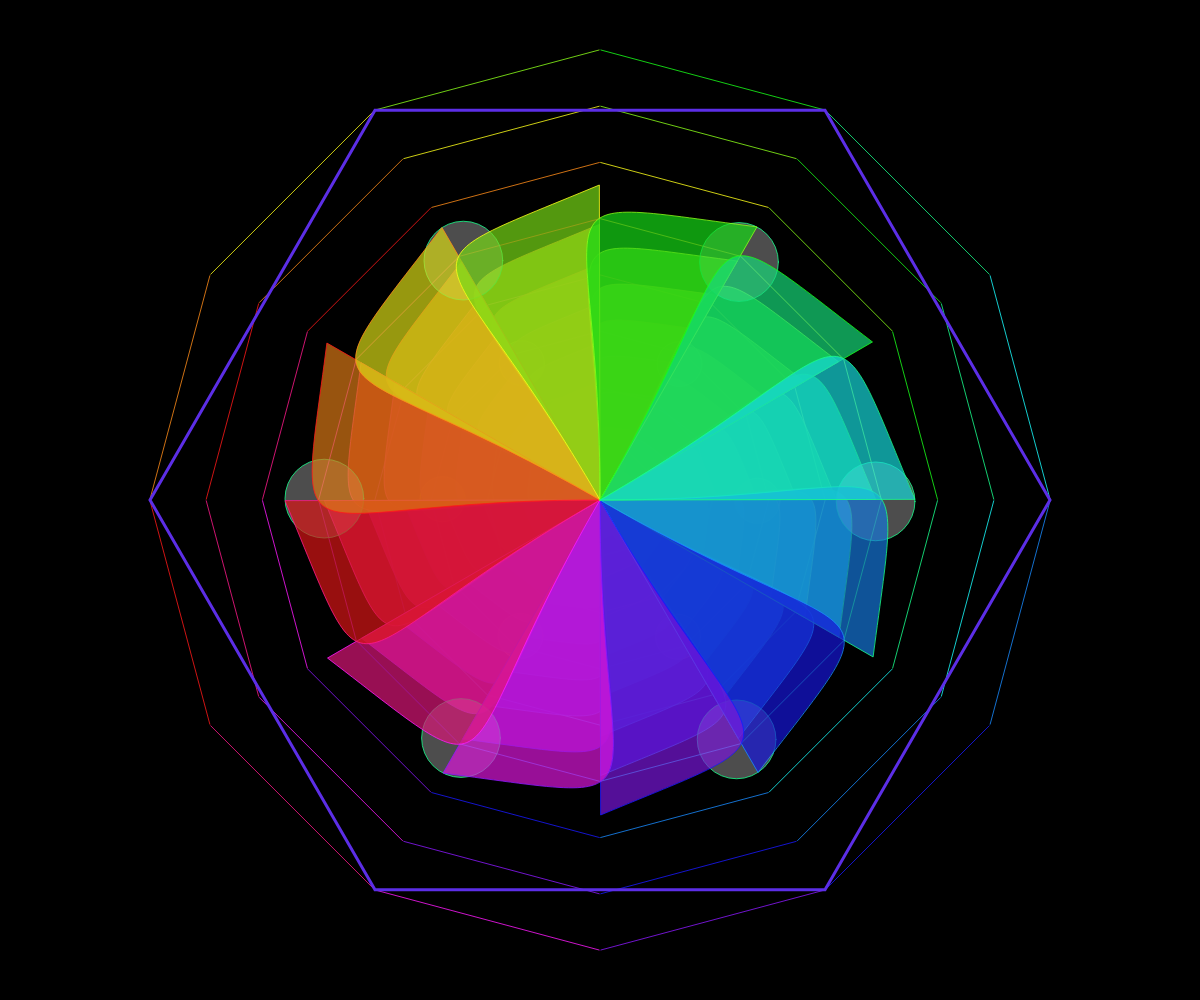
Frame 1 (no input)
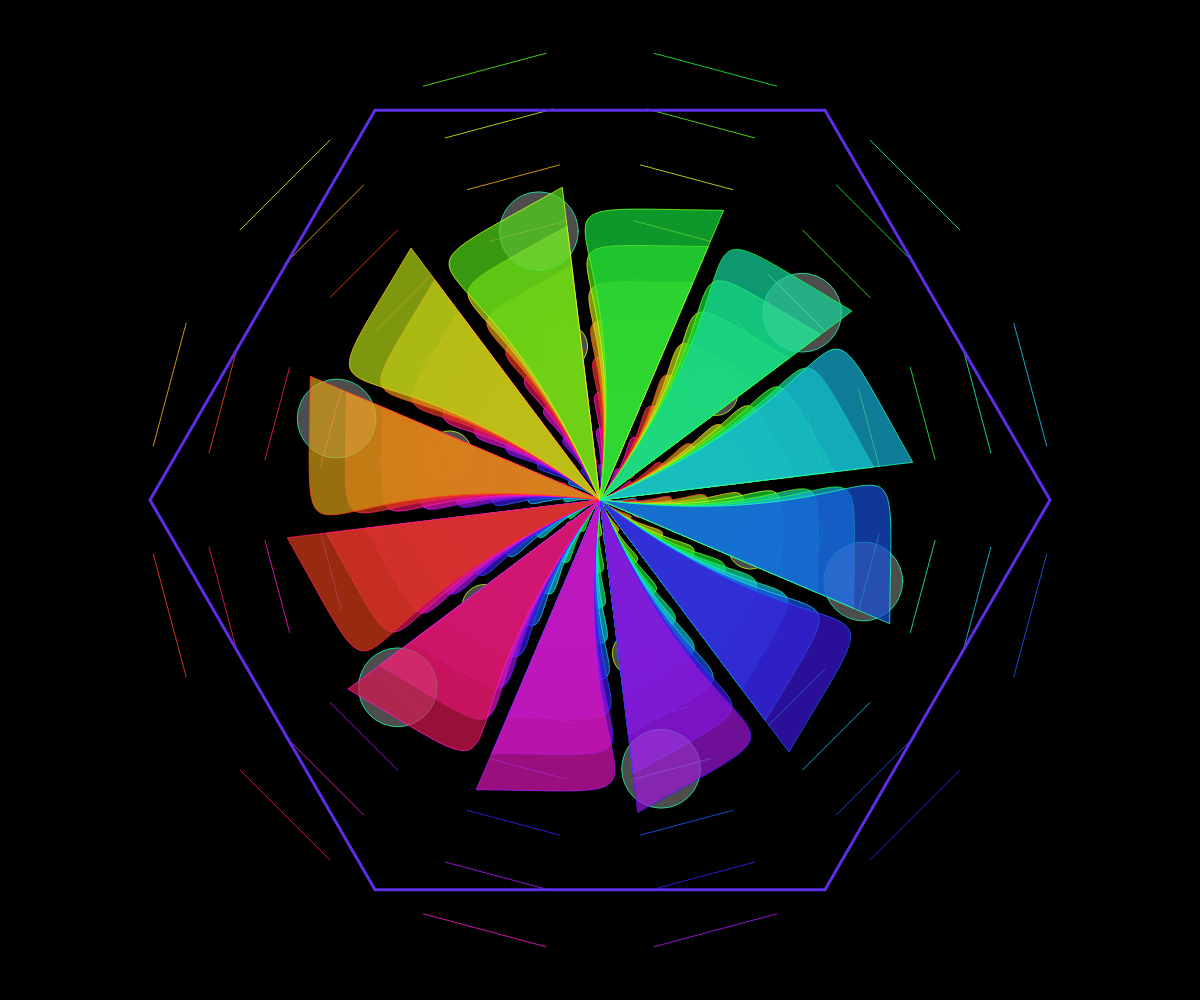
Frame 60 (no input)
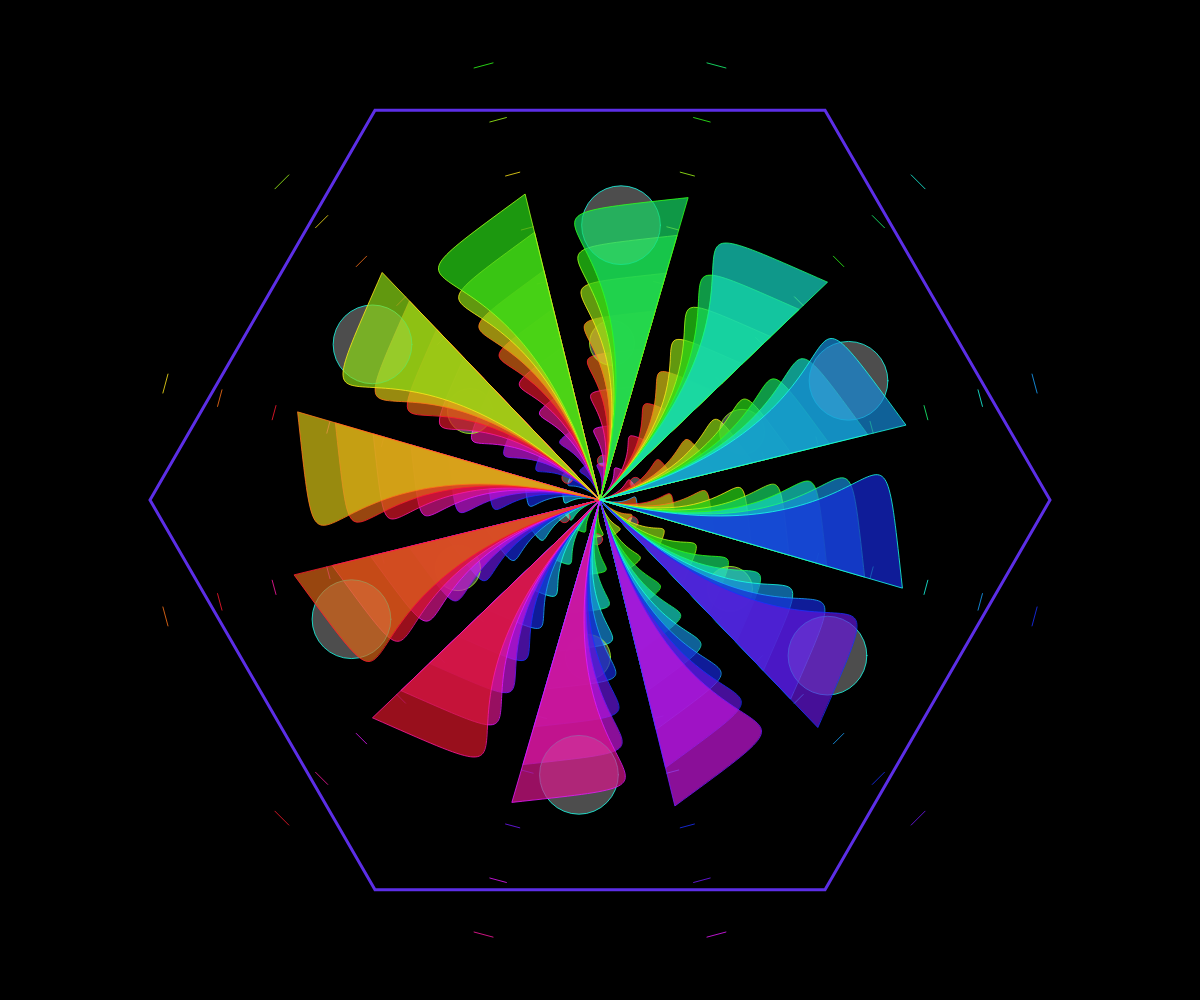
Frame 120 (the mouse pressed at the canvas centre since frame 60)

The p5.js sketch that drew these frames (run headless with seeded random() and noise() and a simulated clock; from frame 60 on, the mouse is pressed at the canvas centre):

// p5.js sketch
// ── sketch.js
function setup() {
  createCanvas(windowWidth, windowHeight);
  colorMode(HSB, 360, 100, 100, 1);
  noStroke();
  angleMode(RADIANS);
}

function draw() {
  background(0, 0, 0, 1);
  
  // Create a hexagonal boundary
  const hexRadius = min(width, height) * 0.45;
  const centerX = width / 2;
  const centerY = height / 2;
  
  // Draw the kaleidoscope pattern
  drawKaleidoscope(centerX, centerY, hexRadius, frameCount * 0.01);
  
  // Draw hexagon boundary
  push();
  translate(centerX, centerY);
  stroke(255, 80, 90);
  strokeWeight(3);
  noFill();
  beginShape();
  for (let i = 0; i < 6; i++) {
    const angle = TWO_PI / 6 * i;
    const x = hexRadius * cos(angle);
    const y = hexRadius * sin(angle);
    vertex(x, y);
  }
  endShape(CLOSE);
  pop();
}

function drawKaleidoscope(cx, cy, radius, time) {
  const segments = 12;
  const layers = 8;
  
  for (let layer = 0; layer < layers; layer++) {
    const layerRadius = radius * (layer + 1) / layers;
    const hueOffset = (time * 20 + layer * 30) % 360;
    
    for (let i = 0; i < segments; i++) {
      const angle1 = TWO_PI / segments * i;
      const angle2 = TWO_PI / segments * (i + 1);
      
      // Create a curved segment
      const curveRadius = layerRadius * 0.7;
      const startAngle = angle1 + time * 0.2;
      const endAngle = angle2 - time * 0.2;
      
      const x1 = cx + cos(startAngle) * curveRadius;
      const y1 = cy + sin(startAngle) * curveRadius;
      const x2 = cx + cos(endAngle) * curveRadius;
      const y2 = cy + sin(endAngle) * curveRadius;
      
      // Draw the curved segment
      const hue = (hueOffset + i * 30) % 360;
      fill(hue, 90, 85, 0.7);
      
      push();
      translate(cx, cy);
      
      beginShape();
      vertex(0, 0);
      bezierVertex(
        cos(startAngle) * curveRadius,
        sin(startAngle) * curveRadius,
        cos(endAngle - PI/4) * curveRadius,
        sin(endAngle - PI/4) * curveRadius,
        x2 - cx,
        y2 - cy
      );
      endShape(CLOSE);
      
      pop();
      
      // Draw sharp geometric lines
      stroke(hue, 90, 100, 0.8);
      strokeWeight(1);
      line(
        cx + cos(startAngle) * layerRadius,
        cy + sin(startAngle) * layerRadius,
        cx + cos(endAngle) * layerRadius,
        cy + sin(endAngle) * layerRadius
      );
    }
    
    // Add static pockets that repel the energy
    if (layer % 3 === 0) {
      const pocketCount = 6;
      for (let j = 0; j < pocketCount; j++) {
        const angle = TWO_PI / pocketCount * j + time * 0.5;
        const pocketX = cx + cos(angle) * layerRadius * 0.7;
        const pocketY = cy + sin(angle) * layerRadius * 0.7;
        
        fill(0, 0, 100, 0.3);
        ellipse(pocketX, pocketY, layerRadius * 0.2, layerRadius * 0.2);
      }
    }
  }
}

function windowResized() {
  resizeCanvas(windowWidth, windowHeight);
}
